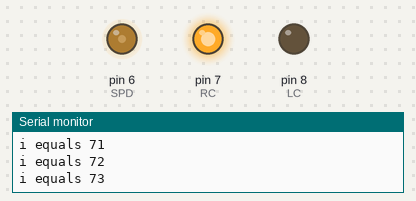
A sketch run on a simulated Arduino Uno, built with avr-gcc and run on an emulated ATmega328P. On the bench: output pins drawn as LEDs (lit = HIGH), the last lines printed to the serial monitor.

Above: at 1.0 s.
At 2.2 s:
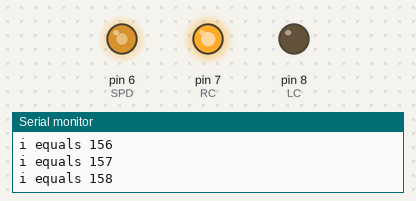
At 4.0 s:
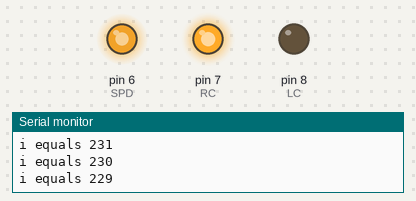
At 7.2 s:
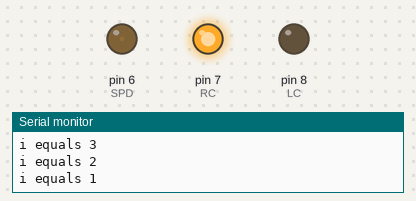
Timing chart, 0 to 8.7 s (numbered marks = the images above):
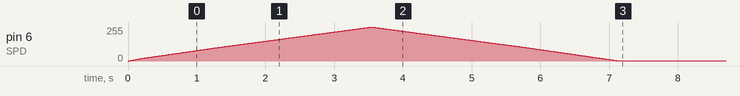

The sketch:

4.1-L298N-2.ino
```cpp
int SPD=6;
int RC=7;
int LC=8;
int i;
int x=1;

void setup() {
  pinMode(SPD, OUTPUT);
  pinMode(RC, OUTPUT);
  pinMode(LC, OUTPUT);
  Serial.begin(9600);

  digitalWrite(RC,HIGH);
  digitalWrite(LC, LOW);

  for (i=0; i<255; i=i+x){
  analogWrite(SPD, i);
  delay(10);
  Serial.print("i equals ");
  Serial.println(i);
  }
  for (i=255; i>0; i=i-x){
  analogWrite(SPD, i);
  delay(10);
  Serial.print("i equals ");
  Serial.println(i);
  }
}

void loop() {

}
```
